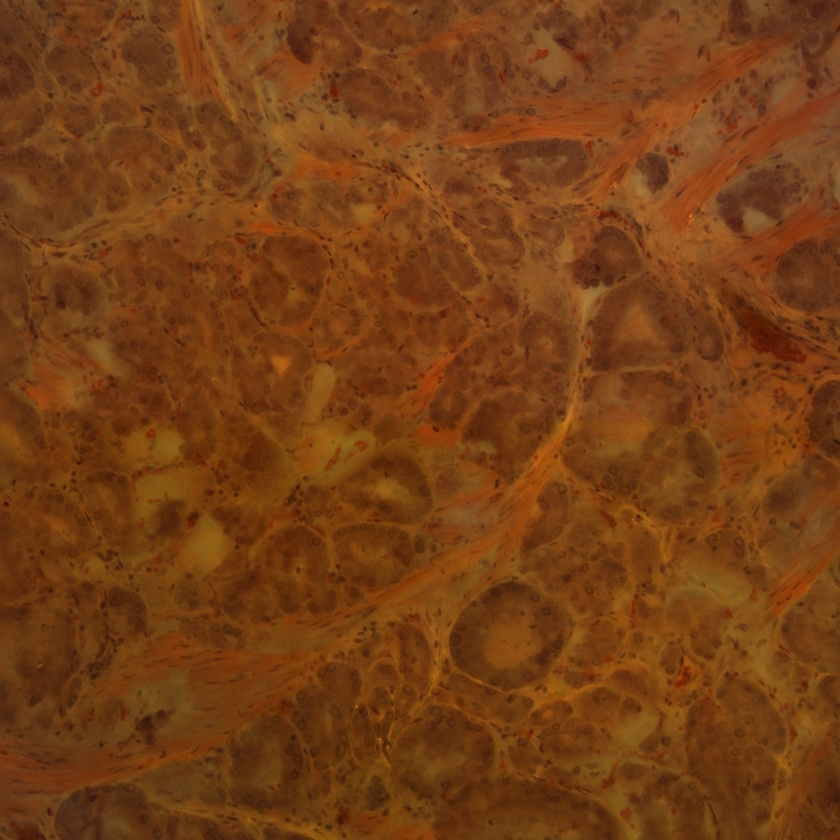
#> input picture Prostate.jpg, 840 x 840 px, shrunk from 2048 x 2048 before the run, found by its file name
$ jupyter execute --allow-errors messing-around.ipynb
#> lines starting #> are read from the running program, lines starting #| are printed output that depends on the picture
# Kernel Generation for image similarity using Wiener Deconvolution

## Imports

[cell 1]
import numpy as np
import cv2
from scipy import signal
from scipy import fftpack
from matplotlib import pyplot as plt

## Helper Functions

### `wiener_deconvolution`
Performs wiener deconvolution on a target and input image and outputs a kernal.

[cell 2]
# [30 lines left out: function wiener_deconvolution, not called in this run]

### `apply_kernel`
Applies kernel.

[cell 3]
def apply_kernel(image: np.ndarray, kernel: np.ndarray) -> np.ndarray:
    return signal.convolve2d(image, kernel, mode='same', boundary='wrap')

### `apply_sharpening`
Applies sharpening to an image based on a given sharpening factor.

[cell 4]
# [14 lines left out: function apply_sharpening, not called in this run]

### `adjust_brightness`
Adjusts the brightness of an image based on a given brightness factor.

[cell 5]
# [15 lines left out: function adjust_brightness, not called in this run]

### `brighten_dark_spots`
Currently not in use, meant to do what it says.

[cell 6]
# [23 lines left out: function brighten_dark_spots, not called in this run]

[cell 7]
def apply_kernel(image: np.ndarray, kernel: np.ndarray) -> np.ndarray:
    return signal.convolve2d(image, kernel, mode='same', boundary='wrap')

## Algo

### Load images in grayscale

[cell 8]
# Load images
input_image = cv2.imread('Prostate.jpg', cv2.IMREAD_GRAYSCALE)
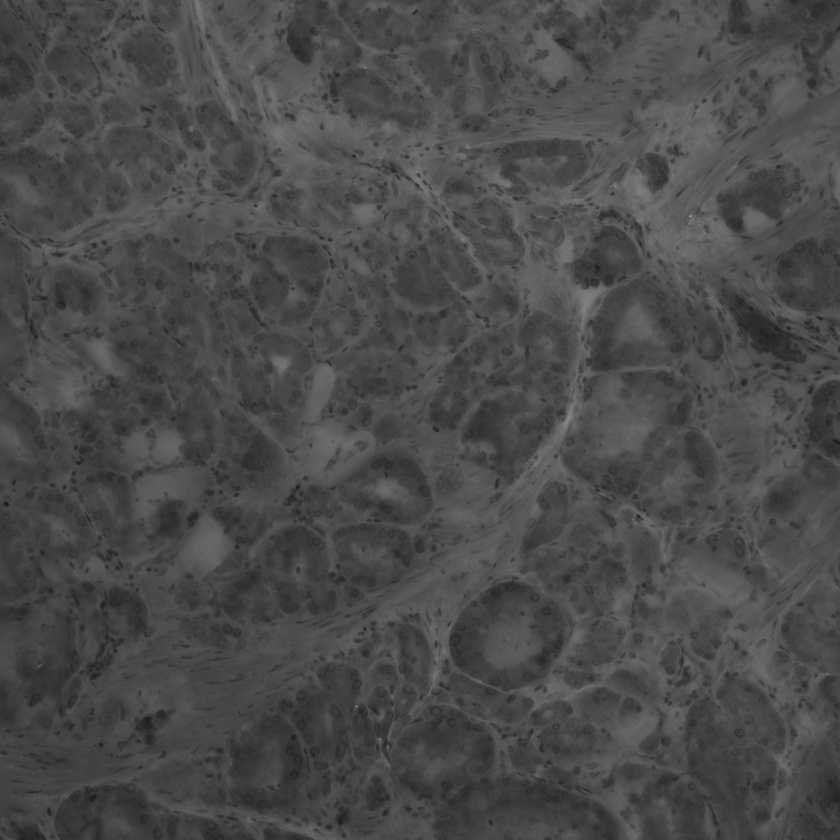
#> input_image: shape (840, 840); min 17, max 172, mean 74.4
target_image = cv2.imread('good.jpg', cv2.IMREAD_GRAYSCALE)
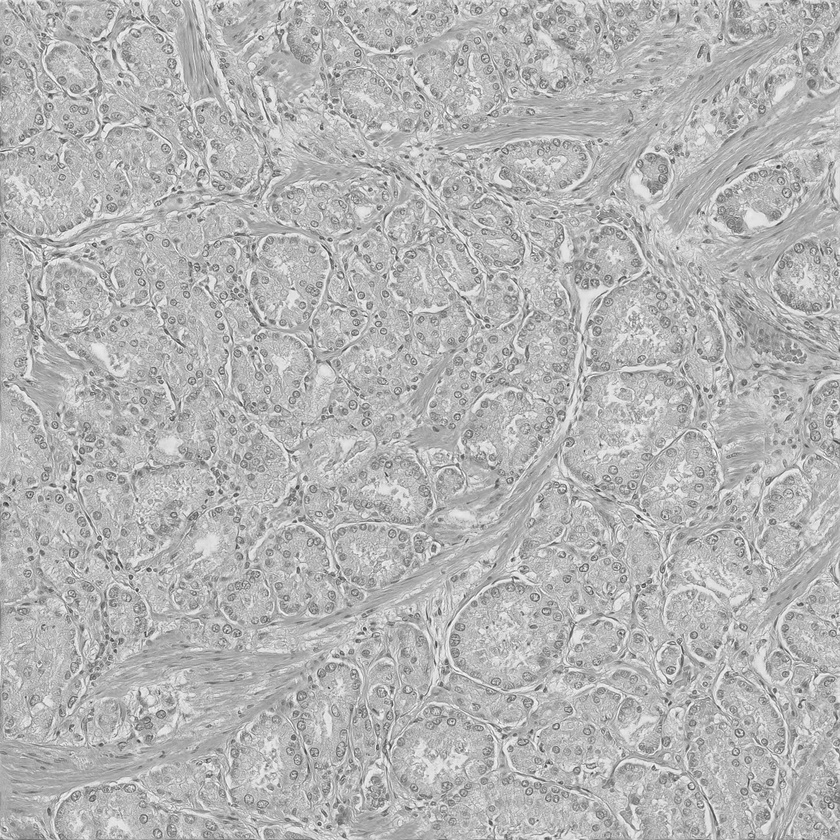
#> input picture good.jpg, 840 x 840 px, shrunk from 2048 x 2048 before the run, found by its file name
#> target_image is the input picture: shape (840, 840); min 38, max 255, mean 180.5

# Ensure images are the same size
min_shape = np.minimum(input_image.shape, target_image.shape)
#> min_shape = [840, 840]
input_image = input_image[:min_shape[0], :min_shape[1]]
target_image = target_image[:min_shape[0], :min_shape[1]]

plt.imshow(input_image)
